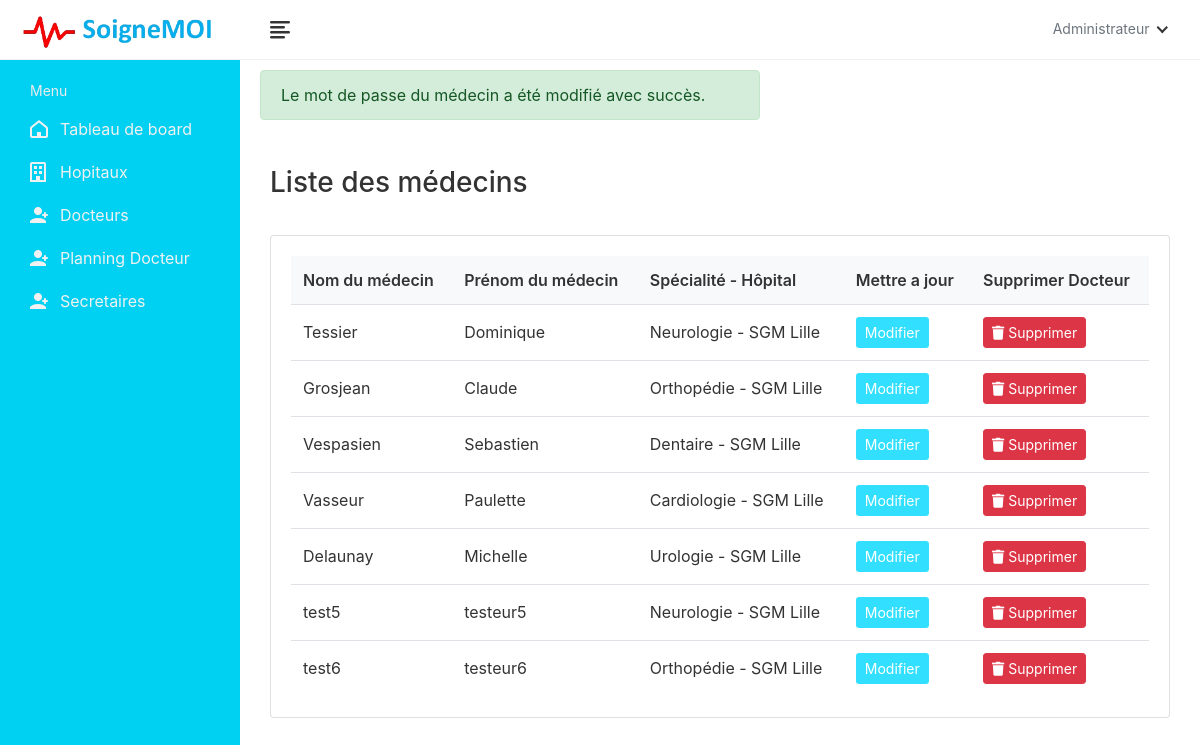
Page /doctor-list/ (signed in) on the committed database.
### book/models.py (models this page shows, shortened)
class Doctor(models.Model):
    doctor_id = models.AutoField(primary_key=True)
    user = models.OneToOneField(User, on_delete=models.CASCADE, null=True, blank=True, related_name='profile')
    first_name = models.CharField(max_length=200, null=True)
    last_name = models.CharField(max_length=200, null=True)
    specialization = models.ForeignKey(Specialization, on_delete=models.SET_NULL, null=True, blank=True)
    phone_number = models.CharField(max_length=200, null=True, blank=True)
    date_of_birth = models.DateField(null=True, blank=True)
    reg_number = models.CharField(max_length=6, null=True, blank=True)
    hospital_name = models.ForeignKey(Hospital, on_delete=models.SET_NULL, null=True, blank=True)

class Specialization(models.Model):
    specialization_id = models.AutoField(primary_key=True)
    hospital = models.ForeignKey(Hospital, on_delete=models.CASCADE, null=True, blank=True)
    specialization_name = models.CharField(max_length=200, null=True, blank=True)
    def __str__(self):
        val1 = str(self.specialization_name)
        val2 = str(self.hospital)
        val3 = val1 + ' - ' + val2
        return str(val3)

class Hospital(models.Model):
    hospital_id = models.AutoField(primary_key=True)
    name = models.CharField(max_length=200, null=True, blank=True)
    address = models.CharField(max_length=200, null=True, blank=True)
    featured_image = models.ImageField(upload_to='hospitals/', default='hospitals/default.png', null=True, blank=True)
    description = models.TextField(null=True, blank=True)
    email = models.EmailField(max_length=200, null=True, blank=True)
    phone_number = models.CharField(max_length=10,null=True, blank=True)
    def __str__(self):
        return str(self.name)

### book/views.py (the view)
# urls.py: path('doctor-list/', DoctorListView.as_view(), name='doctor-list'),
class DoctorListView(LoginRequiredMixin, ListView):
    model = Doctor
    template_name = 'book/administration/doctor/doctor-list.html'
    context_object_name = 'doctors'
    def get(self, request, *args, **kwargs):
        doctor_updated_success = request.session.pop('doctor_updated_success', False)
        password_changed_success = request.session.pop('password_changed_success', False)
        if doctor_updated_success:
            messages.success(request, "Les informations du médecin ont été mises à jour.")
        if password_changed_success:
            messages.success(request, "Le mot de passe du médecin a été modifié avec succès.")
        return super().get(request, *args, **kwargs)

### templates/book/administration/doctor/doctor-list.html (shortened to what this page needs)
{% extends 'book/administration/admin-base.html' %}
{% load static %}
{% block content %}
<body>
    <div class="main-wrapper">
        <header class="header">
            {% include 'book/administration/hospital-admin-navbar.html' %}
        </header>
        <aside class="sidebar" id="sidebar">
            {% include 'book/administration/hospital-admin-sidebar.html' %}
        </aside>
        <div class="page-wrapper">
            {% if messages %}
                {% for message in messages %}
                    <div class="alert {% if message.tags == 'success' %}alert-success{% else %}alert-danger{% endif %}">
                        {{ message }}
                    </div>
                {% endfor %}
            {% endif %}
            <div class="content container-fluid">
                <div class="page-header">
                    <div class="row">
                        <div class="col-sm-12">
                            <h3 class="page-title">Liste des médecins</h3>
                        </div>
                    </div>
                </div>
                <div class="row">
                    <div class="col-md-12">
                        <div class="card">
                            <div class="card-body">
                                <div class="table-responsive">
                                    <table class="datatable table table-hover table-center mb-0">
                                        <thead>
                                            <tr>
                                                <th>Nom du médecin</th>
                                                <th>Prénom du médecin</th>
                                                <th>Spécialité - Hôpital</th>
                                                <th>Mettre a jour</th>
                                                <th>Supprimer Docteur</th>
                                            </tr>
                                        </thead>
                                        <tbody>
                                            {% for doctor in doctors %}
                                            {% with modal_id=forloop.counter0 %}
                                            <tr>
                                                <td>{{ doctor.last_name }}</td>
                                                <td>{{ doctor.first_name }}</td>
                                                <td>{{ doctor.specialization }}</td>
                                                <td>
                                                    <div class="table-action">
                                                        {% if doctor.doctor_id %}
                                                            <a href="{% url 'edit-doctor' doctor_id=doctor.doctor_id %}" class="btn btn-sm " style="background-color: #32DFFF; color: white;>
                                                                <i class="fas fa-edit"> </i> Modifier
                                                            </a>
                                                        {% else %}
                                                            <span class="text-danger">ID manquant</span>
                                                        {% endif %}
                                                    </div>
                                                </td>
                                                <td>
                                                    <div class="table-action">
                                                        {% if doctor.doctor_id %}
                                                            <a href="#" class="btn btn-sm btn-danger" data-toggle="modal" data-target="#deleteModal-{{ doctor.doctor_id }}-{{ modal_id }}">
                                                                <i class="fas fa-trash"></i> Supprimer
                                                            </a>
                                                        {% else %}
                                                            <span class="text-danger">ID manquant</span>
                                                        {% endif %}
                                                    </div>
                                                </td>
                                            </tr>
                                            {% endwith %}
                                            {% endfor %}
                                        </tbody>
                                    </table>
                                </div>
                            </div>
                        </div>
                    </div>
                </div>
            </div>
        </div>
    </div>
</body>
{% endblock content %}

### static/SYSTEM/css/style.css (style rules this page uses)
html { height: 100%; }
body { background-color: #e6f2ff; color: #333; font-family: 'Mada', sans-serif; font-size: 1rem; height: 100%; line-height: 1.5; overflow-x: hidden; }
h1, h2, h3, h4, h5, h6 { font-family: 'Mada', sans-serif; margin-top: 0; }
a { color: #0dd9f9; }
.table { color: #333; max-width: 100%; margin-bottom: 0; width: 100%; }
.table thead { background-color: #f8f9fa; border-bottom: 1px solid rgba(0, 0, 0, 0.03); }
.table thead tr th { font-weight: 600; border: 0; }
.table tbody tr { border-bottom: 1px solid rgba(0, 0, 0, 0.05); }
.table tbody tr:last-child { border-color: transparent; }
.table.table-center td, .table.table-center th { vertical-align: middle; }
.btn-danger { background-color: #e84646; border: 1px solid #e84646; }
.card { border: 1px solid #f0f0f0; margin-bottom: 1.875rem; }
.card-body { padding: 1.5rem; }
.table-responsive { white-space: nowrap; }
.header { background: #fff; border-bottom: 1px solid #f0f0f0; left: 0; position: fixed; right: 0; top: 0; z-index: 1001; height: 60px; }
.sidebar { background-color: #00d0f1; bottom: 0; left: 0; margin-top: 0; position: fixed; top: 60px; transition: all 0.2s ease-in-out 0s; width: 240px; z-index: 1001; }
.main-wrapper { width: 100%; height: 100vh; min-height: 100vh; }
.page-wrapper { margin-left: 240px; padding-top: 60px; position: relative; transition: all 0.4s ease; }
.page-wrapper > .content { padding: 1.875rem 1.875rem 0; }
.page-header { margin-bottom: 1.875rem; }
.page-title { color: #333; margin-bottom: 5px; }
.alert { max-width: 500px; margin-top: 10px; margin-left: 20px; padding: 10px; border-radius: 5px; }
.alert-success { background-color: #d4edda; color: #155724; border: 1px solid #c3e6cb; }

### rows in the picture
Doctor: last_name "Tessier", first_name "Dominique", specialization "Neurologie - SGM Lille", shows "Modifier"
Doctor: last_name "Grosjean", first_name "Claude", specialization "Orthopédie - SGM Lille", shows "Modifier"
Doctor: last_name "Vespasien", first_name "Sebastien", specialization "Dentaire - SGM Lille", shows "Modifier"
Doctor: last_name "Vasseur", first_name "Paulette", specialization "Cardiologie - SGM Lille", shows "Modifier"
Doctor: last_name "Delaunay", first_name "Michelle", specialization "Urologie - SGM Lille", shows "Modifier"
Doctor: last_name "test5", first_name "testeur5", specialization "Neurologie - SGM Lille", shows "Modifier"
Doctor: last_name "test6", first_name "testeur6", specialization "Orthopédie - SGM Lille", shows "Modifier"

### other values in the picture
{{ message }} "Le mot de passe du médecin a été modifié avec succès."
